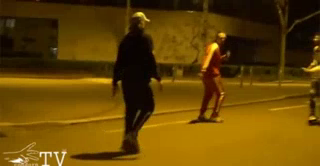
#> input picture frame 2 of vid1 (2).mp4, 320 x 166 px, given in place of vid.mp4, which was not available
$ python vid_pedestrian_detection.py
#> lines starting #> are read from the running program, lines starting #| are printed output that depends on the picture; pictures that were not available may be replaced by others from this repository, and a replacement may not be noted
import cv2
import imutils
hog = cv2.HOGDescriptor()
hog.setSVMDetector(cv2.HOGDescriptor_getDefaultPeopleDetector())
vid = cv2.VideoCapture('vid.mp4')
ret, image = vid.read()
#> image is the input picture: shape (166, 320, 3); mean B, G, R 4, 69.1, 101.8
if ret:
    image = imutils.resize(image, width = max(600, image.shape[1]))
#> image: shape (311, 600, 3)
    (region,_) = hog.detectMultiScale(image, winStride = (4, 4), padding = (4, 4), scale = 1.05)
#> region = [[332, 22, 122, 244], [182, 0, 145, 287]]
    for (x, y, w, h) in region:
        cv2.rectangle(image, (x, y), (x + w, y + h), (0, 0, 255), 2)
        cv2.imshow("Output", image)
        if((cv2.waitKey(25)and 0xff)==ord('q')):
            break;
        else:
            break;
#> this loop made 1 pass; (key q is pressed on pass 1)
#> pass 1, `cv2.imshow("Output", image)`:
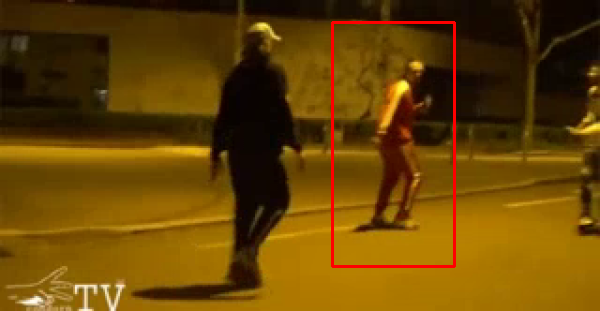
#> window 'Output': shape (311, 600, 3); mean B, G, R 3.9, 68.1, 103.4
vid.release()


$ run again, starting later in the video
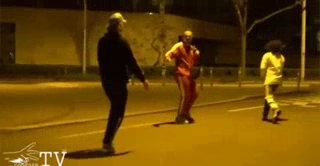
#> input picture frame 10 of vid1 (2).mp4, 320 x 166 px, given in place of vid.mp4, which was not available
#> image is the input picture: shape (166, 320, 3); mean B, G, R 5.1, 71.2, 105.2
#> image: shape (311, 600, 3)
#> region = [[463, 54, 98, 196], [289, 26, 122, 244], [144, 0, 145, 290]]
#> the loop `for (x, y, w, h) in region:` made 1 pass; (key q is pressed on pass 1)
#> pass 1, `cv2.imshow("Output", image)`:
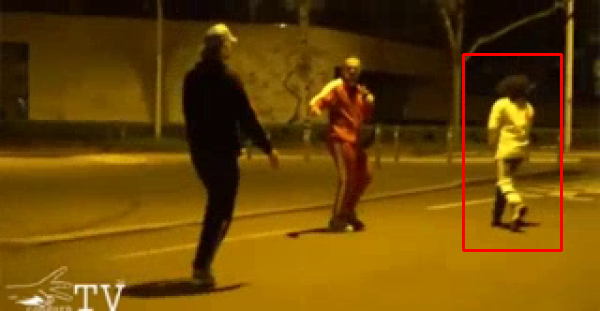
#> window 'Output': shape (311, 600, 3); mean B, G, R 5, 70.5, 106.7

$ run again, starting later in the video
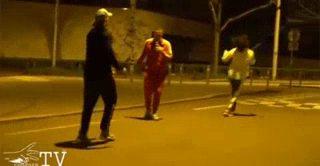
#> input picture frame 18 of vid1 (2).mp4, 320 x 166 px, given in place of vid.mp4, which was not available
#> image is the input picture: shape (166, 320, 3); mean B, G, R 5.4, 73, 108.3
#> image: shape (311, 600, 3)
#> region = [[231, 26, 118, 236], [112, 11, 147, 293]]
#> the loop `for (x, y, w, h) in region:` made 1 pass; (key q is pressed on pass 1)
#> pass 1, `cv2.imshow("Output", image)`:
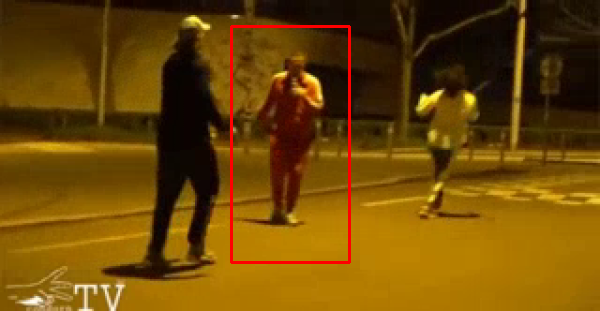
#> window 'Output': shape (311, 600, 3); mean B, G, R 5.4, 72.1, 109.8
